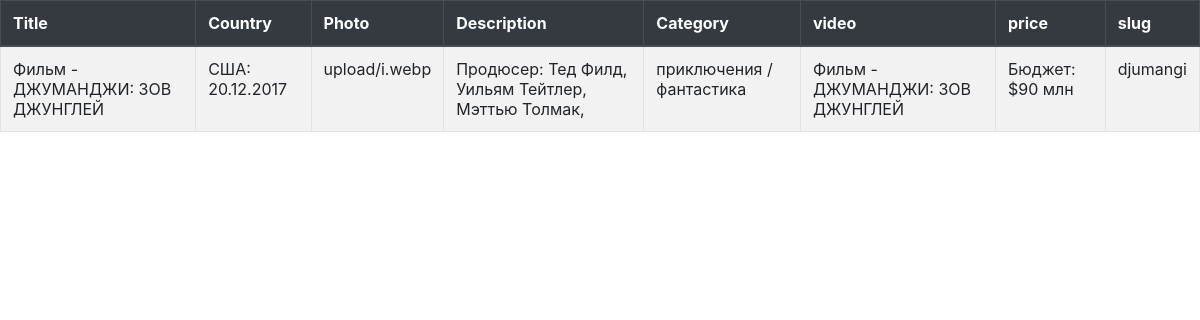
The app's page /djumangi with its own data.
### polls/models.py (models this page shows, shortened)
class Movie(models.Model):
    id = models.IntegerField(primary_key=True)
    title = models.CharField(max_length=100)
    country = models.CharField(max_length=50)
    photo = models.ImageField(upload_to='upload/')
    category = models.ForeignKey('Category', on_delete=models.CASCADE)
    desc = models.ForeignKey('Movie_desc', on_delete=models.CASCADE)
    video = models.OneToOneField('Video', on_delete=models.CASCADE)
    price = models.CharField(max_length=50)
    slug = models.SlugField(max_length=255, unique=True, db_index=True, verbose_name="URL")

class Movie_desc(models.Model):
    description = models.CharField(max_length=50)
    def __str__(self):
        return self.description

class Category(models.Model):
    name = models.CharField(max_length=50)
    def __str__(self):
        return self.name

class Video(models.Model):
    caption = models.CharField(max_length=50)
    video = models.FileField()
    def __str__(self):
        return self.caption

### polls/views.py (the view)
# urls.py: path("<slug:slug>", ArticleDetailView.as_view(), name="article_detail"),  # new
class ArticleDetailView(DetailView):
    model = Movie
    template_name = "slug/article_detail.html"

### polls/templates/slug/article_detail.html (shortened to what this page needs)
<head>
  <link rel="stylesheet" href="https://stackpath.bootstrapcdn.com/bootstrap/4.3.1/css/bootstrap.min.css"
integrity="sha384-ggOyR0iXCbMQv3Xipma34MD+dH/1fQ784/j6cY/iJTQUOhcWr7x9JvoRxT2MZw1T">
</head>
<body>
<table class ="table table-striped table-bordered">
    <thead class="thead-dark">
    <tr>
        <th>Title</td>
        <th>Country</th>
        <th>Photo</th>
        <th>Description</th>
        <th>Category</th>
        <th>video</th>
      <th>price</th>
      <th>slug</th>
    </tr>
    </thead>
    <tr>
        <td>{{ object.title }}</td>
        <td>{{ object.country  }}</td>
        <td>{{ object.photo  }}</td>
        <td>{{ object.desc }}</td>
        <td>{{ object.category }}</td>
        <td>{{ object.video }}</td>
        <td>{{ object.price }}</td>
        <td>{{ object.slug}}</td>
    </tr>
</table>
</body>

### records on screen
Movie: title "Фильм - ДЖУМАНДЖИ: ЗОВ ДЖУНГЛЕЙ", country "США: 20.12.2017", photo "upload/i.webp", desc "Продюсер: Тед Филд, Уильям Тейтлер, Мэттью Толмак,", category "приключения / фантастика", video "Фильм - ДЖУМАНДЖИ: ЗОВ ДЖУНГЛЕЙ", price "Бюджет: $90 млн", slug "djumangi"
